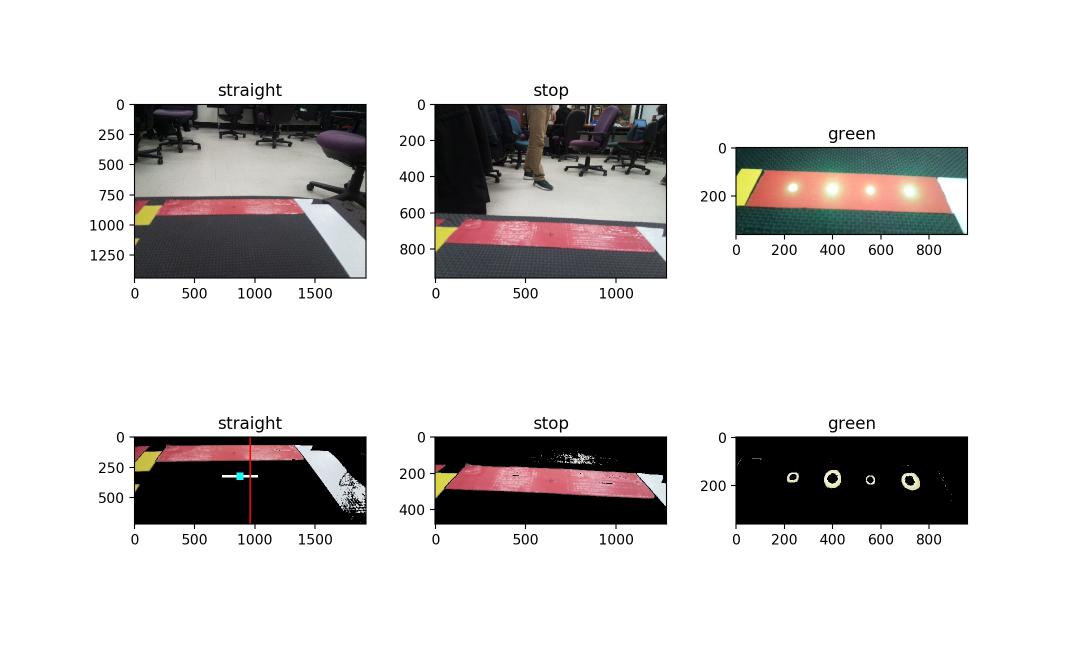
#> input picture stop.jpg, 2150 x 1330 px (shown at 1/2 size)
$ python -i detect_rgb6.py   (imports and definitions only)
#> lines starting #> are read from the running program, lines starting #| are printed output that depends on the picture; after the words box and inside, x2 and y2 are one past the last pixel; in counts of white or black regions, pixels touching at a corner belong together
import numpy as np
import cv2
# from PIL import Image
# import matplotlib.pyplot as plt


def detect(img):
    h, w, _ = img.shape
#> h = 1330; w = 2150
    img = cv2.GaussianBlur(img, (5, 5), 0)
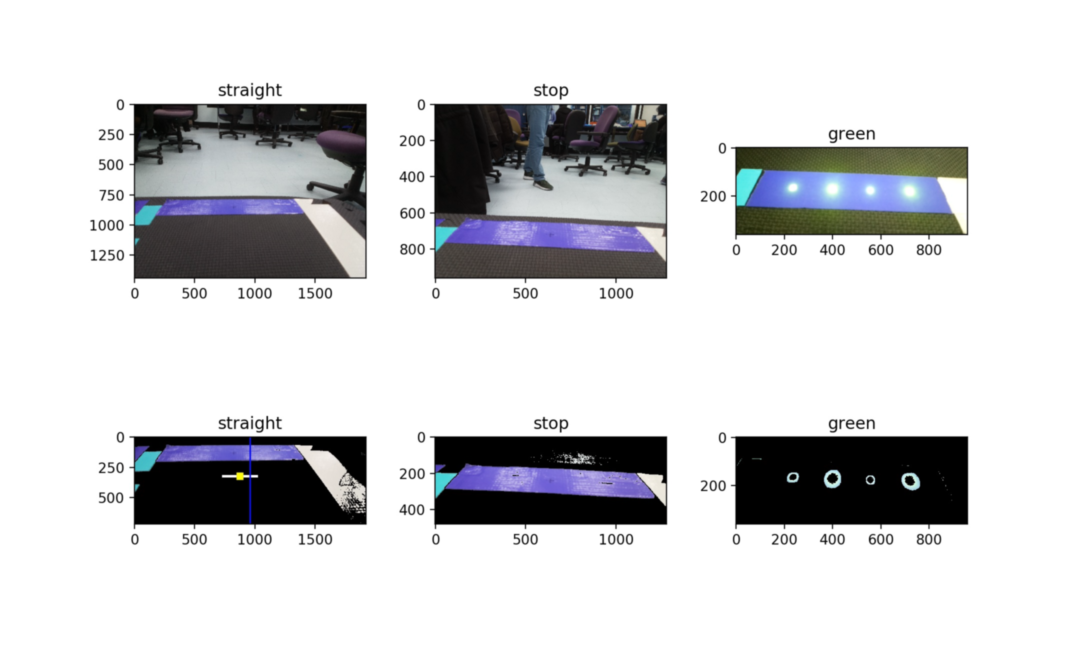
#> img: shape (1330, 2150, 3) (shown at 1/2 size); mean of channels 0, 1, 2 213.4, 211.5, 211.1; drawn as B, G, R
    hsv_img = cv2.cvtColor(img, cv2.COLOR_RGB2HSV)
#> hsv_img: shape (1330, 2150, 3); mean H, S, V 14.4, 9.8, 214.5

    # latest
    yellow_low = np.array([20, 43, 46])
    yellow_high = np.array([34, 255, 255])

    # latest
    white_low = np.array([0, 0, 221])
    white_high = np.array([180, 30, 255])

    # latest
    red_low = np.array([0, 90, 0])
    red_high = np.array([10, 255, 255])

    # latest
    green_low = np.array([10, 50, 0])
    green_high = np.array([120, 255, 255])

    r_thresh = float(0.015)
    y_thresh = float(0.008)
    w_thresh = float(0.008)
    g_thresh = float(0.5)

    center = int(w / 2)
#> center = 1075

    # detect red
    mask_red = cv2.inRange(hsv_img, red_low, red_high)
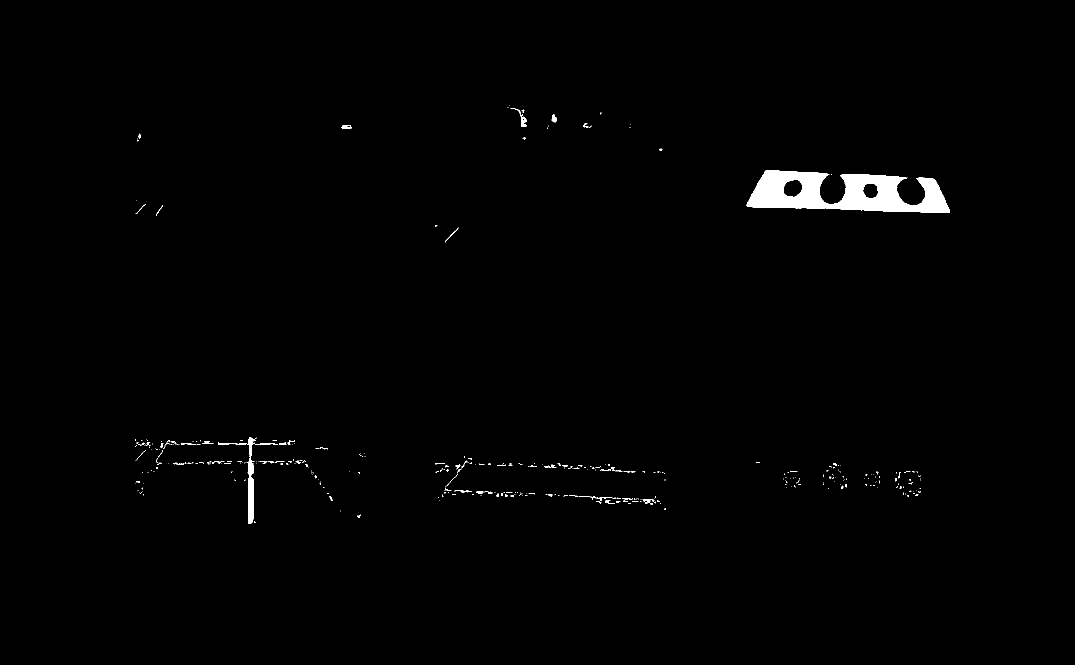
#> mask_red: shape (1330, 2150) (shown at 1/2 size); 0.9% white; 376 white regions (313 under 20 px), largest, box (x1, y1, x2, y2) and area: (1493, 341, 1900, 426) 20200, (436, 874, 511, 1048) 1576, (1021, 216, 1054, 254) 229

    r_ratio = float(format((mask_red > 0).sum() / float(w * h), '.4f'))
#> r_ratio = 0.009

    # if red detected
    if r_ratio >= r_thresh:

        mask_green = cv2.inRange(hsv_img, green_low, green_high)

        g_ratio = float(format((mask_green > 0).sum() / float(w * h), '.4f'))

        ratio = [r_ratio, g_ratio]

        # if green detected
        if g_ratio >= g_thresh:
            command = 'green'
            return center, -1, command, ratio

        # if green not detected, keep stop
        else:
            command = 'stop'
            return center, -1, command, ratio

    # if red not detected
    else:

        mask_yellow = cv2.inRange(hsv_img, yellow_low, yellow_high)
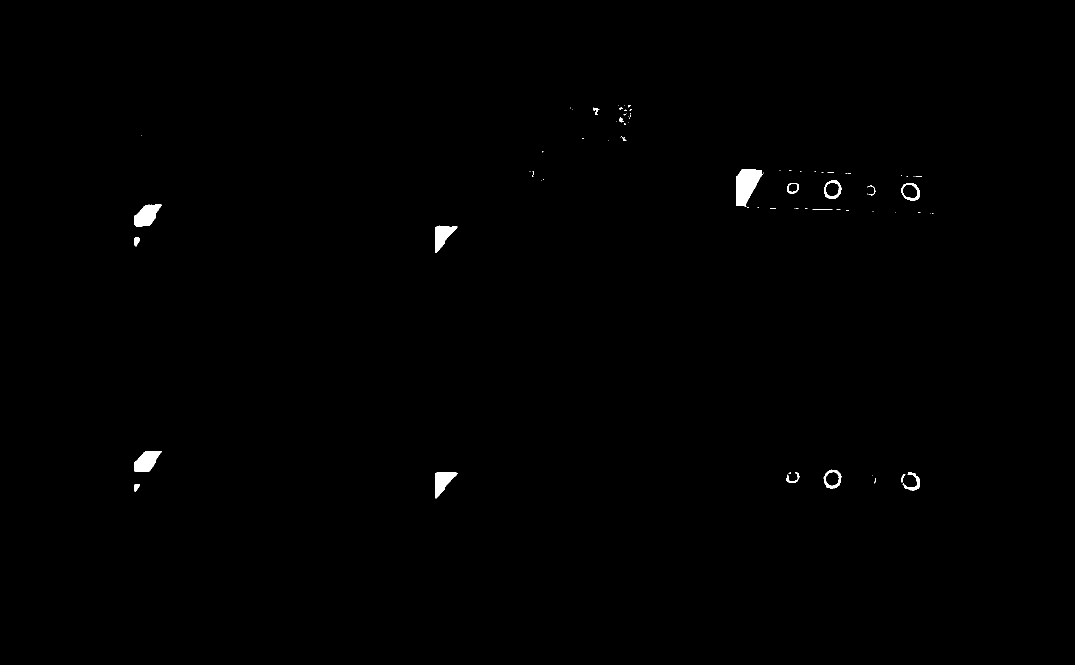
#> mask_yellow: shape (1330, 2150) (shown at 1/2 size); 0.39% white; 82 white regions (63 under 20 px), largest, box (x1, y1, x2, y2) and area: (1472, 339, 1526, 414) 2617, (269, 409, 323, 453) 1553, (269, 902, 324, 944) 1504
        mask_white = cv2.inRange(hsv_img, white_low, white_high)
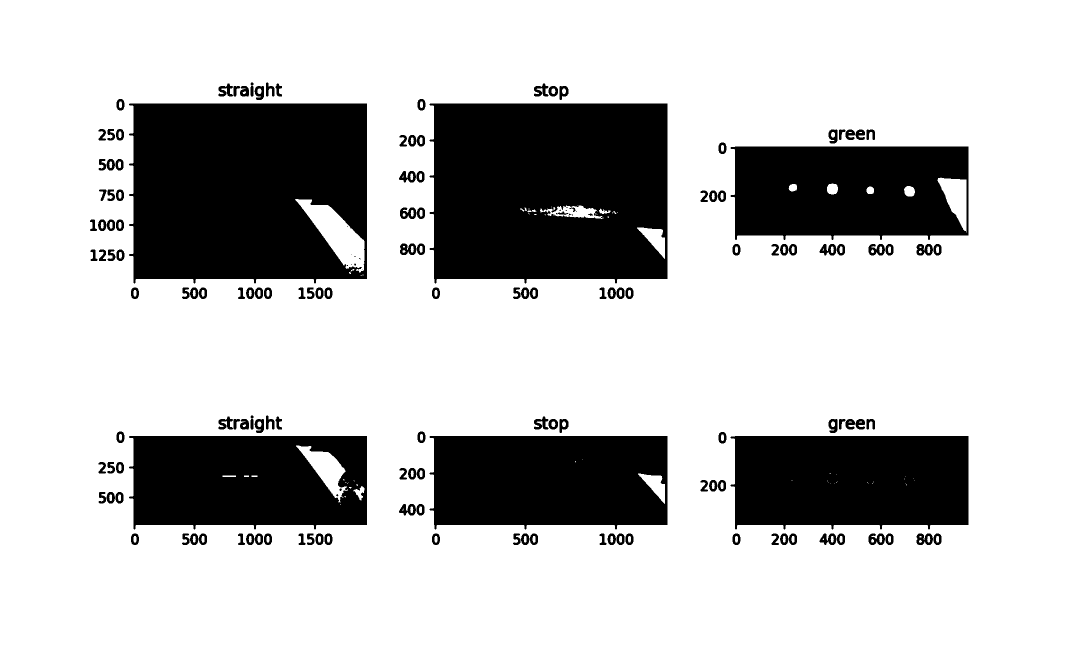
#> mask_white: shape (1330, 2150) (shown at 1/2 size); 76.4% white; 166 black regions (16 under 20 px), largest, box (x1, y1, x2, y2) and area: (859, 207, 1335, 567) 160503, (258, 207, 734, 567) 156061, (1461, 872, 1937, 1059) 83346

        y_ratio = float(format((mask_yellow > 0).sum() / float(w * h), '.4f'))
#> y_ratio = 0.0039
        w_ratio = float(format((mask_white > 0).sum() / float(w * h), '.4f'))
#> w_ratio = 0.764

        ratio = [y_ratio, w_ratio]
#> ratio = [0.0039, 0.764]

        # if yellow not detected
        if y_ratio < y_thresh:

            _, white_pix_c = np.where(mask_white > 0)

            if len(white_pix_c) == 0:
                command = 'stop'
                return center, -1, command, ratio
            else:
                command = 'left'
                return center, int(np.median(white_pix_c) / 2), command, ratio

        # if no white detected, yellow detected
        elif y_ratio >= y_thresh and w_ratio < w_thresh:

            _, yellow_pix_c = np.where(mask_yellow > 0)

            if len(yellow_pix_c) == 0:
                command = 'stop'
                return center, -1, command, ratio
            else:
                command = 'right'
                myc = np.median(yellow_pix_c)
                return center, int(myc + ((w - myc) / 2)), command, ratio

        # yellow, white detected
        elif y_ratio >= y_thresh and w_ratio >= w_thresh:

            _, white_pix_c = np.where(mask_white > 0)
            _, yellow_pix_c = np.where(mask_yellow > 0)

            if len(white_pix_c) == 0 or len(yellow_pix_c) == 0:
                command = 'stop'
                return center, -1, command, ratio

            # elif int(max(white_pix_c) - min(white_pix_c)) < int(150):
            elif int(min(white_pix_c)) > int(h / 2):
                command = 'right'
                myc = np.median(yellow_pix_c)
                return center, int(myc + ((w - myc) / 2)), command, ratio
            else:
                command = 'straight'
                mwc = np.median(white_pix_c)
                myc = np.median(yellow_pix_c)
                return center, int(myc + ((mwc - myc) / 2)), command, ratio

        else:
            command = 'unknown'
            return center, -1, command, []

>>> import cv2
>>> picture = cv2.cvtColor(cv2.imread('../stop.jpg'), cv2.COLOR_BGR2RGB)
>>> result = detect(picture)
#> result = (1075, 555, 'left', [0.0039, 0.764])

$ run again, on straight.jpg
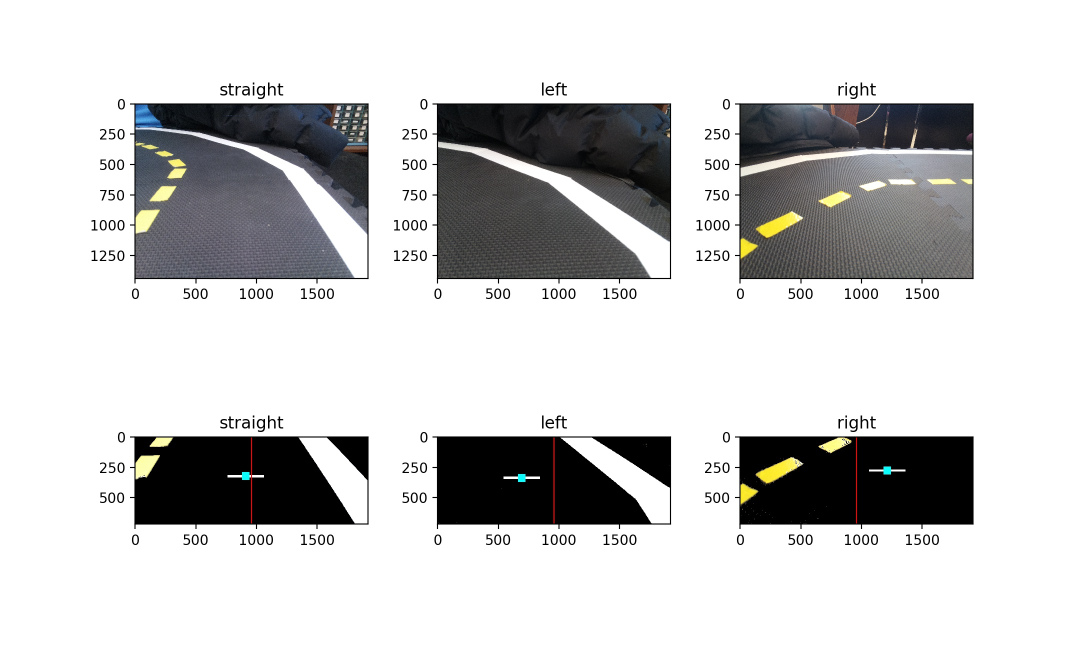
#> input picture straight.jpg, 2162 x 1330 px (shown at 1/2 size)
#> hsv_img: shape (1330, 2162, 3); mean H, S, V 14, 6.2, 207
#> in detect, `mask_red = cv2.inRange(hsv_img, red_low, red_high)`:
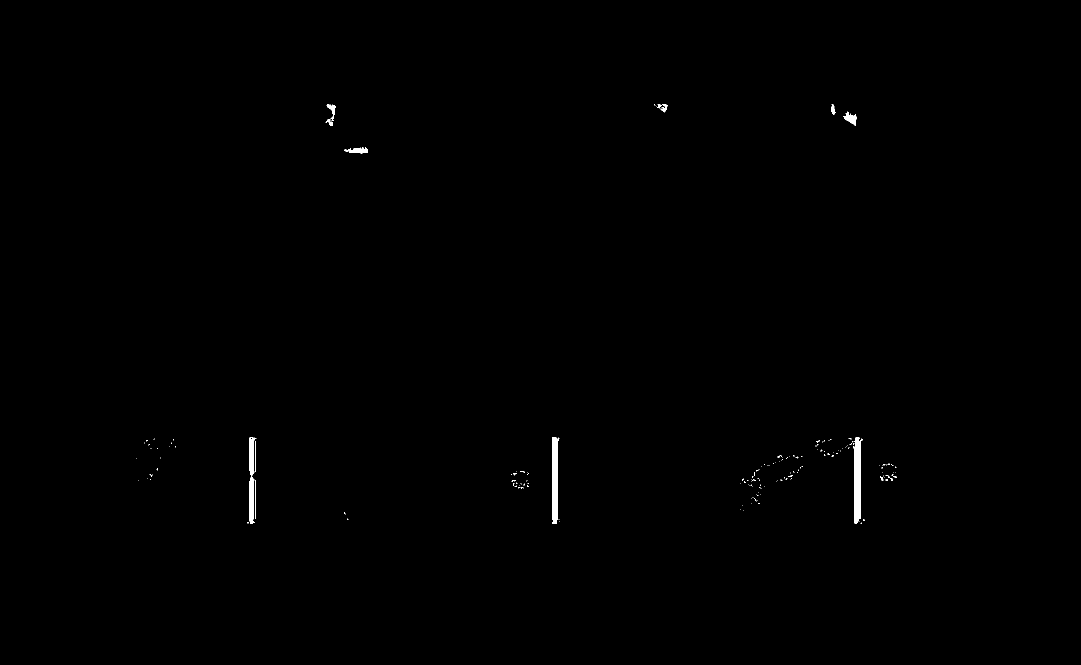
#> mask_red: shape (1330, 2162) (shown at 1/2 size); 0.26% white; 172 white regions (159 under 20 px), largest, box (x1, y1, x2, y2) and area: (1706, 874, 1726, 1048) 2143, (1104, 874, 1119, 1048) 1889, (499, 874, 511, 1048) 1323
#> r_ratio = 0.0026
#> mask_yellow: shape (1330, 2162); 0.61% white; 36 white regions (17 under 20 px), largest, box (x1, y1, x2, y2) and area: (1510, 422, 1603, 480) 2621, (1511, 913, 1603, 968) 2444, (270, 909, 321, 959) 1650
#> in detect, `mask_white = cv2.inRange(hsv_img, white_low, white_high)`:
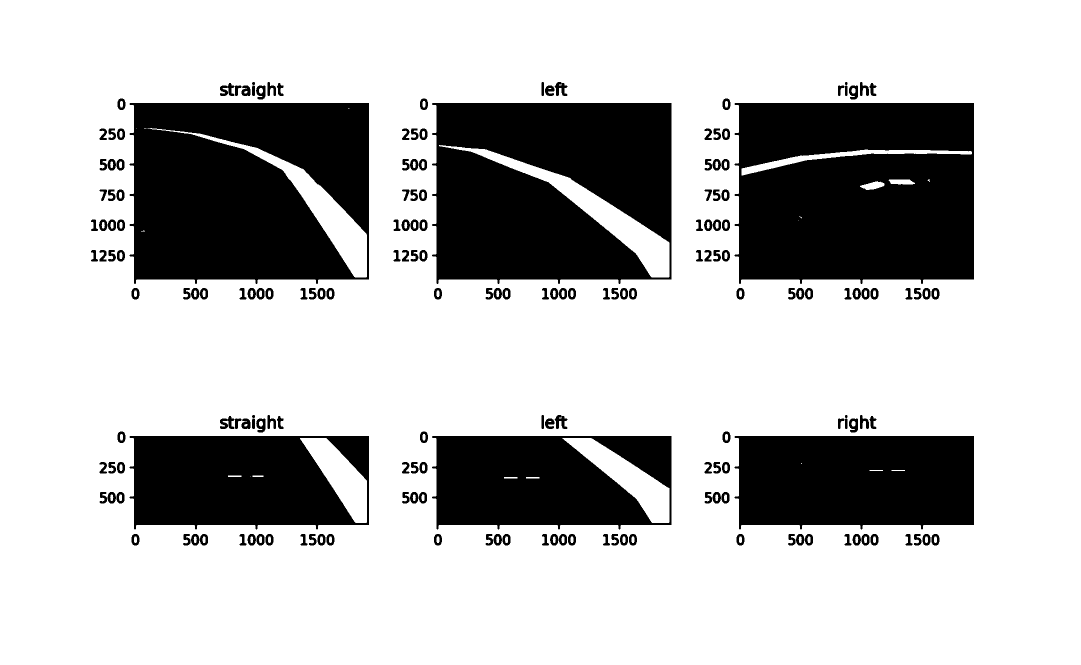
#> mask_white: shape (1330, 2162) (shown at 1/2 size); 74.6% white; 187 black regions, largest, box (x1, y1, x2, y2) and area: (1469, 206, 1948, 568) 160930, (259, 206, 738, 568) 151059, (864, 206, 1343, 568) 149060
#> y_ratio = 0.0061
#> w_ratio = 0.746
#> ratio = [0.0061, 0.746]
#> result = (1081, 534, 'left', [0.0061, 0.746])
